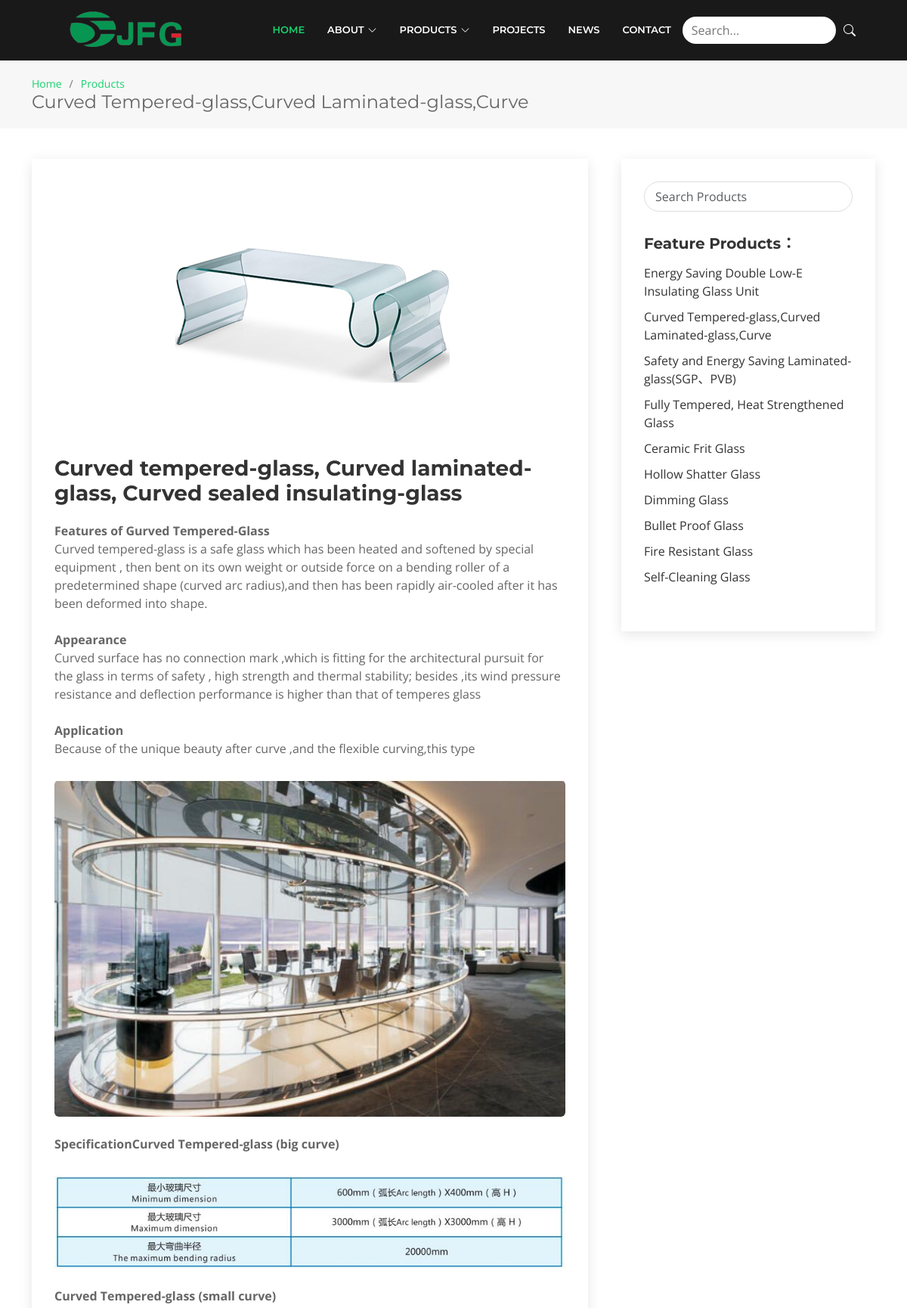
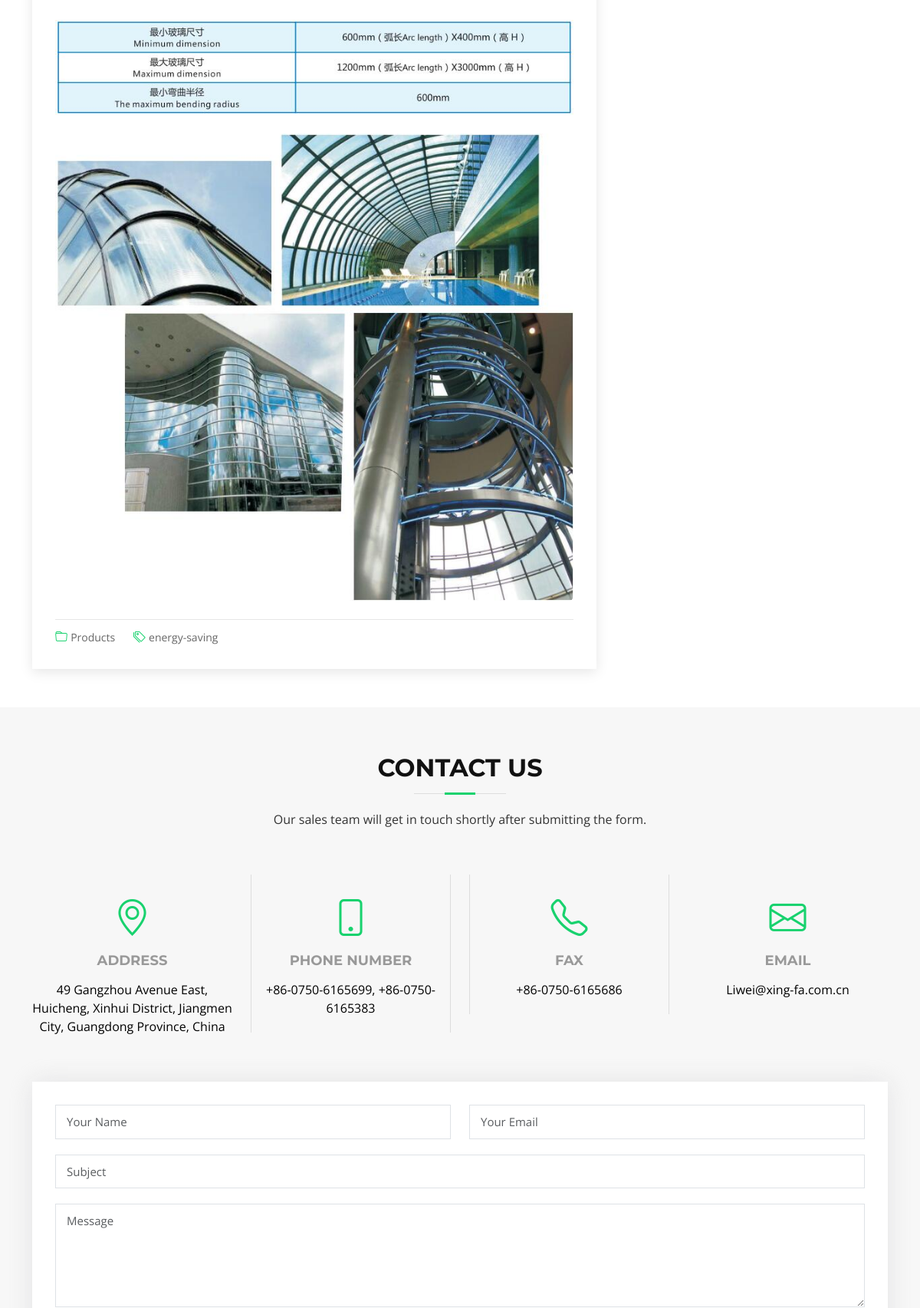
The app's page /products/2 (upper part) with its own data (2 pictures, top to bottom).
### app/models.py (models this page shows, shortened)
class Product(models.Model):
    name = models.CharField(verbose_name="product_name", max_length=60)
    short_name = models.CharField(verbose_name="short_name", max_length=20, default="Energy Saving")
    srt_desc = models.CharField(verbose_name="short_description", max_length=288)
    desc = models.TextField(verbose_name="html")

### app/views.py (the view)
# urls.py: path('products/<int:pid>', views.products),
def products(request, pid):
    product = models.Product.objects.filter(id=pid).first()
    context = {'product': product}
    return render(request, 'products.html', context)

### app/templates/products.html
{% extends 'layout.html' %}
{% block content %}
    {% load static %}
<main id="main">
    <section id="breadcrumbs" class="breadcrumbs">
        <div class="container">
            <ol>
                <li><a href="/home/">Home</a></li>
                <li><a href="/home/#portfolio">Products</a></li>
            </ol>
            <h2>{{ product.name }}</h2>
        </div>
    </section>
    <section id="blog" class="blog">
        <div class="container" data-aos="fade-up">
            <div class="row">
                {{ product.desc | safe }}
   <div class="entry-footer">
                            <i class="bi bi-folder"></i>
                            <ul class="cats">
                                <li><a href="/home/#portfolio">Products</a></li>
                            </ul>
                            <i class="bi bi-tags"></i>
                            <ul class="tags">
                                <li><a href="/home/#portfolio">energy-saving</a></li>
                            </ul>
                        </div>
                    </article>
                </div>
                <div class="col-lg-4">
                    <div class="sidebar">
                        <div class="sidebar-item search-form">
                            <form action="">
                                <input type="text" class="form-control" id="searchMenu" onkeyup="searchMenuFunction()"
                                       placeholder="Search Products">
                            </form>
                        </div>
                        <h3 class="sidebar-title">Feature Products：</h3>
                        <div class="sidebar-item categories">
                            <ul>
                                <ul id="search-menu">
                                    <li><a href="/products/1">Energy Saving Double Low-E Insulating
                                        Glass Unit</a></li>
                                    <li><a href="/products/2">Curved Tempered-glass,Curved
                                        Laminated-glass,Curve</a></li>
                                    <li><a href="/products/3">Safety and Energy Saving Laminated-glass(SGP、PVB)</a>
                                    </li>
                                    <li><a href="/products/4">Fully Tempered, Heat Strengthened Glass</a></li>
                                    <li><a href="/products/5">Ceramic Frit Glass</a></li>
                                    <li><a href="/products/7">Hollow Shatter Glass</a></li>
                                    <li><a href="/products/8">Dimming Glass</a></li>
                                    <li><a href="/products/9">Bullet Proof Glass</a></li>
                                    <li><a href="/products/10">Fire Resistant Glass</a></li>
                                    <li><a href="/products/11">Self-Cleaning Glass</a></li>
                                </ul>
                            </ul>
                        </div>
                    </div>
                </div>
            </div>
        </div>
    </section>
{% endblock %}

### app/static/css/style.css (style rules this page uses)
body { background: #fff; color: #666666; font-family: "Open Sans", sans-serif; }
a { color: #18d26e; transition: 0.5s; text-decoration: none; }
p { padding: 0; margin: 0 0 30px 0; }
h1, h2, h3, h4, h5, h6 { font-family: "Montserrat", sans-serif; font-weight: 400; margin: 0 0 20px 0; padding: 0; }
section { overflow: hidden; }
.breadcrumbs { padding: 20px 0; background-color: #f7f7f7; min-height: 40px; margin-top: 80px; }
.breadcrumbs h2 { font-size: 24px; margin-bottom: 0; font-weight: 400; }
.breadcrumbs ol { display: flex; flex-wrap: wrap; list-style: none; padding: 0; margin: 0; font-size: 14px; }
.breadcrumbs ol li+li { padding-left: 10px; }
.breadcrumbs ol li+li::before { display: inline-block; padding-right: 10px; color: #6c757d; content: "/"; }
.blog { padding: 40px 0 20px 0; }
.blog .entry { padding: 30px; margin-bottom: 60px; box-shadow: 0 4px 16px rgba(0, 0, 0, 0.1); }
.blog .entry .entry-img { max-height: 440px; margin: -30px -30px 20px -30px; overflow: hidden; }
.blog .entry .entry-title { font-size: 28px; font-weight: bold; padding: 0; margin: 0 0 20px 0; }
.blog .entry .entry-title a { color: #333333; transition: 0.3s; }
.blog .entry .entry-content p { line-height: 24px; }
.blog .entry .entry-footer { padding-top: 10px; border-top: 1px solid #e6e6e6; }
.blog .entry .entry-footer i { color: #18d26e; display: inline; }
.blog .entry .entry-footer a { color: #666666; transition: 0.3s; }
.blog .entry .entry-footer .cats { list-style: none; display: inline; padding: 0 20px 0 0; font-size: 14px; }
.blog .entry .entry-footer .cats li { display: inline-block; }
.blog .entry .entry-footer .tags { list-style: none; display: inline; padding: 0; font-size: 14px; }
.blog .entry .entry-footer .tags li { display: inline-block; }
.blog .entry-single { margin-bottom: 30px; }
.blog .sidebar { padding: 30px; margin: 0 0 60px 20px; box-shadow: 0 4px 16px rgba(0, 0, 0, 0.1); }
.blog .sidebar .sidebar-title { font-size: 20px; font-weight: 700; padding: 0 0 0 0; margin: 0 0 15px 0; color: #333333; position: relative; }
.blog .sidebar .sidebar-item { margin-bottom: 30px; }
.blog .sidebar .search-form form { background: #fff; border: 1px solid #ddd; padding: 3px 10px; position: relative; border-radius: 50px; }
.blog .sidebar .search-form form input { border: 0; padding: 4px; border-radius: 4px; width: calc(100% - 70px); box-shadow: none; }
.blog .sidebar .categories ul { list-style: none; padding: 0; }
.blog .sidebar .categories ul li+li { padding-top: 10px; }
.blog .sidebar .categories ul a { color: #333333; transition: 0.3s; }

### records on screen
Product: name "Curved Tempered-glass,Curved Laminated-glass,Curve", desc (picture), desc "Curved tempered-glass, Curved laminated-glass, Curved sealed insulating-glass Features of Gurved Tempered-Glass Curved tempered-glass is a safe glass which has been heated and softened by special equipment , then bent on its own weight or outside force on a bending roller of a predetermined shape (curved arc radius),and then has been rapidly air-cooled after it has been deformed into shape. Appearance Curved surface has no connection mark ,which is fitting for the architectural pursuit for the glass in terms of safety , high strength and thermal stability; besides ,its wind pressure resistance and deflection performance is higher than that of temperes glass Application Because of the unique…"
